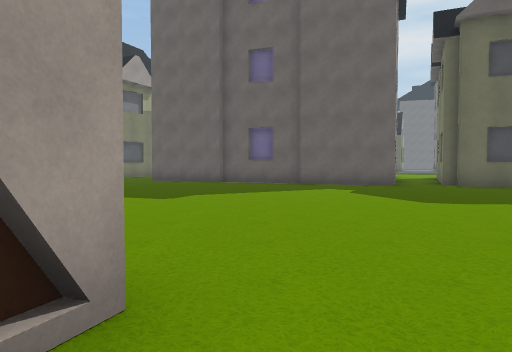
view 1 (above)

21 first-person views from a walk through a scene from a Unity 3-D project. The camera is 1.3 m above the floor, tilts 2° down and sees 70° across. The floor is counted in squares, 2 m on a side. Each view is taken from the middle of a square. On the plan, view 1 faces up. The plan holds only what a view shows up to about 11 squares ahead; the rest is blank. The place goes on beyond the plan. Some trees and plants on the terrain are drawn as simple stand-ins.

view 2
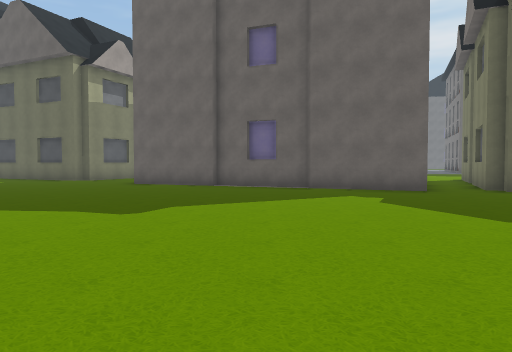

view 3
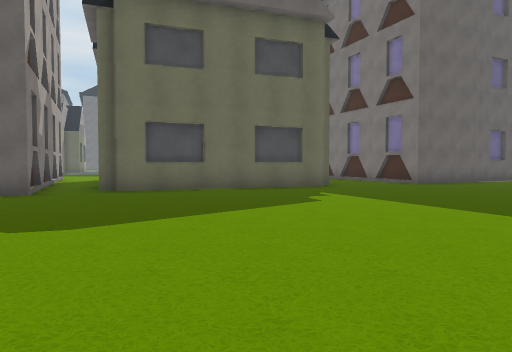

view 4
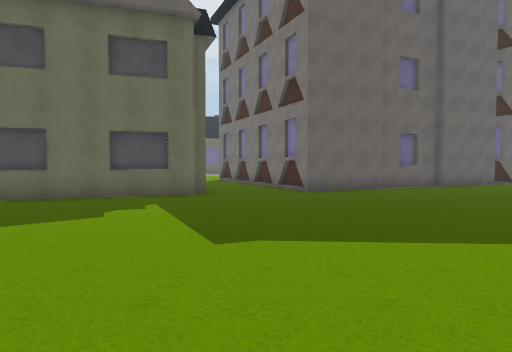

view 5
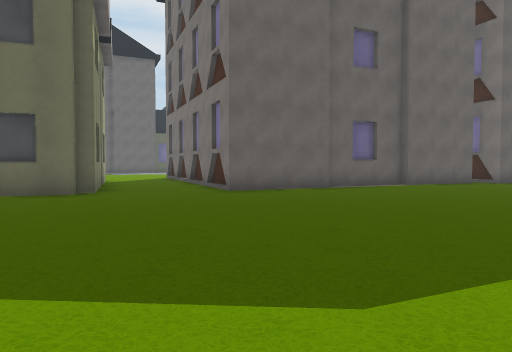

view 6
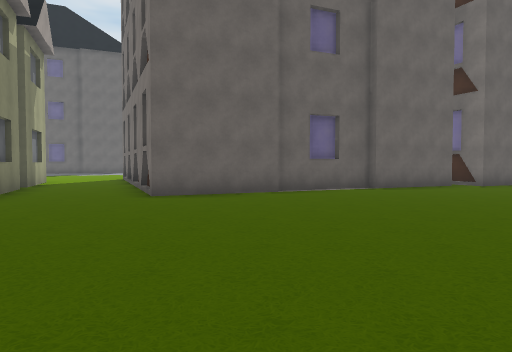

view 7
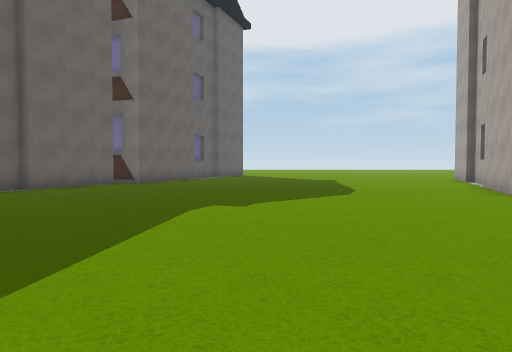

view 8
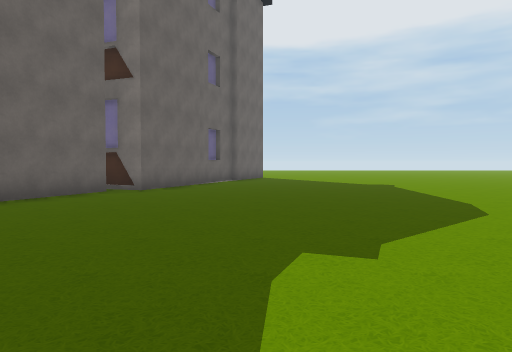

view 9
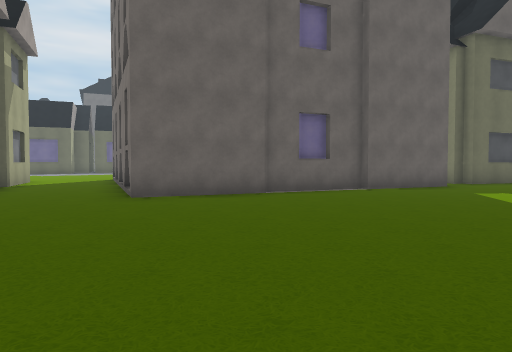

view 10
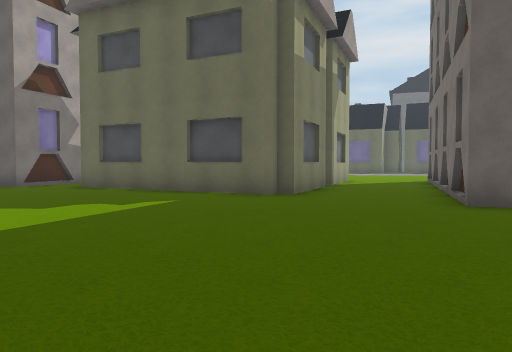

view 11
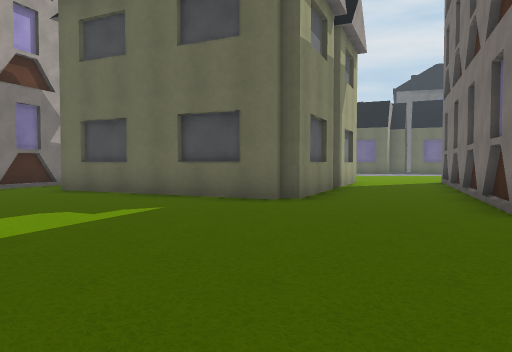

view 12
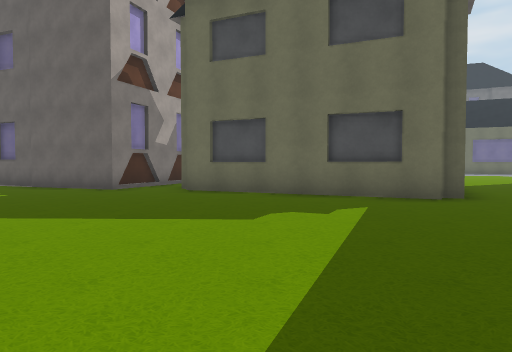

view 13
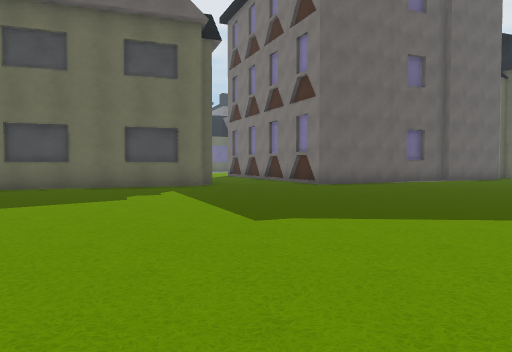

view 14
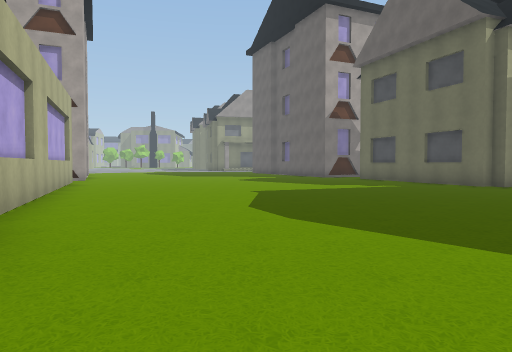

view 15
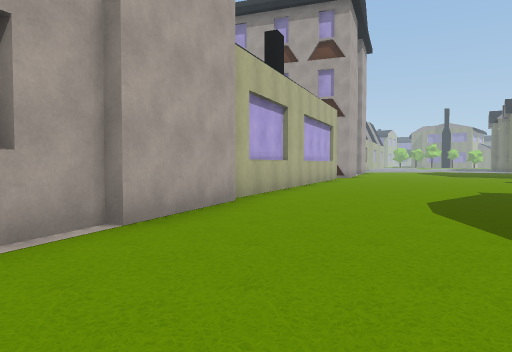

view 16
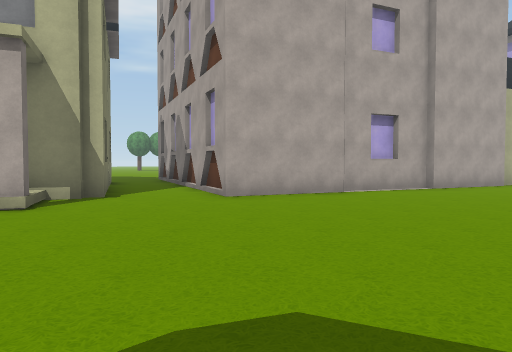

view 17
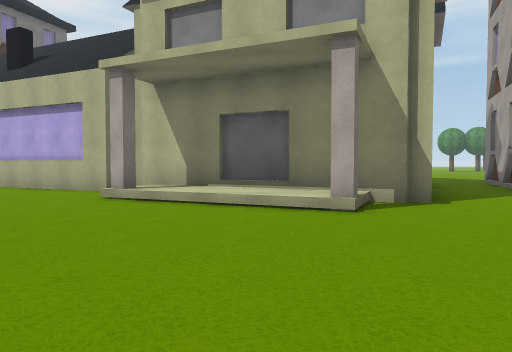

view 18
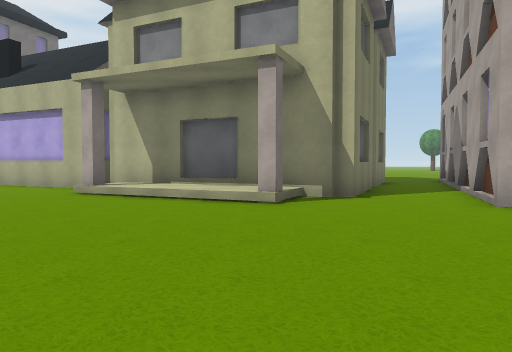

view 19
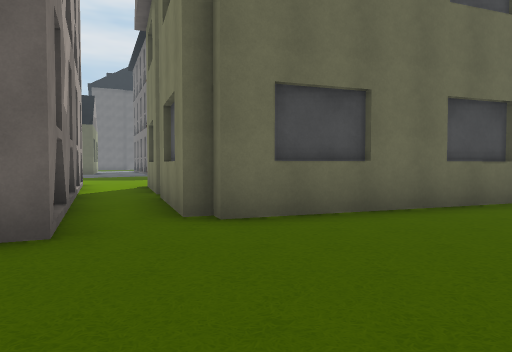

view 20
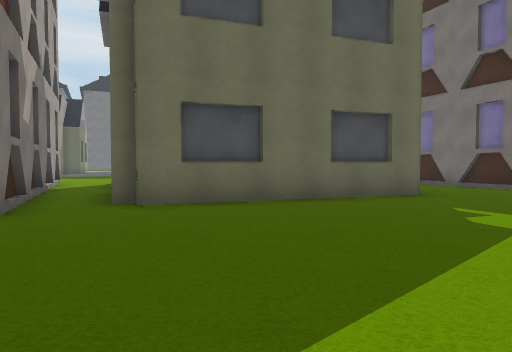

view 21
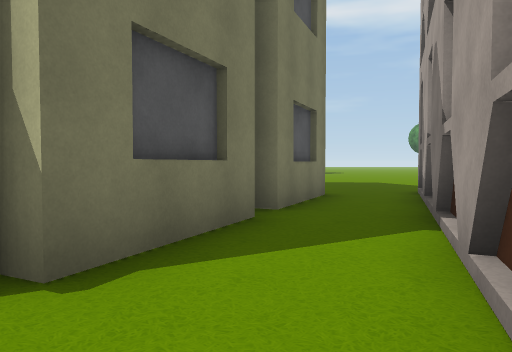

### Floor plan
Key: @ floor where view 1 was taken; # wall or solid block; . main floor; : floor 0.25 m higher than the main floor; / step, stairs or slope; H house.
Columns run from 14 left of view 1 to 22 right of it. Each row starts with its distance up from view 1.
 20  #        H..#
 19 ##.      #...#
 18 #..##    #..##      #.
 17 ....##  H...#       #..
 16 ......H##..##      ##.#
 15 ...........#       #..#
 14 ...........#       #.##
 13  ..........####   ##.#     H
 12  .............#####.H      H
 11  ...............###.#     #..
 10  ...................###  ##..#
  9 ......................####...#
  8 ........................H#..##
  7 #...........................##
  6 ###..........................####
  5   ####..........................###
  4      ####.........................###
  3         ##..........................#
  2          #####.......................
  1              #...H...................
  0             ##@##:://................
 -1             #..H HH:H/...............
 -2            ##.##   HH................
 -3            #..#      ###.............
 -4            #.H#        ###  .........

Where each view was taken, in squares from view 1:
view 1: 0 up, 0 right, facing up
view 2: 2 up, 0 right, facing up
view 3: 2 up, 2 right, facing up-right
view 4: 0 up, 5 right, facing up-right
view 5: 0 up, 8 right, facing up-right
view 6: 0 up, 10 right, facing up-right
view 7: 1 down, 10 right, facing right
view 8: 0 up, 13 right, facing right
view 9: 7 up, 7 left, facing up-right
view 10: 8 up, 7 left, facing up
view 11: 9 up, 7 left, facing up
view 12: 9 up, 10 left, facing up
view 13: 7 up, 13 left, facing up-right
view 14: 4 up, 4 left, facing up-left
view 15: 5 up, 2 left, facing left
view 16: 7 up, 4 right, facing down-left
view 17: 6 up, 4 right, facing down
view 18: 7 up, 3 right, facing down
view 19: 7 up, 3 right, facing up-right
view 20: 5 up, 3 right, facing up-right
view 21: 2 up, 0 right, facing down
